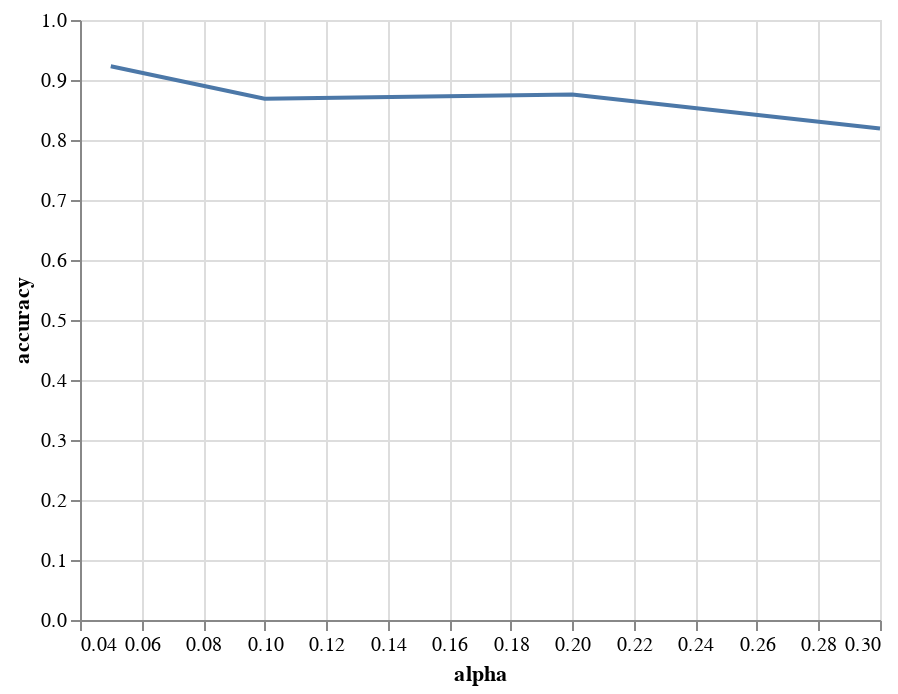

Write notebook code for a chart like this one.
### Code cell
alpha = [.05,.1,.2,.3] 
results=[]


for i,k in enumerate(alpha):
    classifier = SGDClassifier(loss='log', max_iter=1000, alpha=alpha[i], tol=1.0e-12, random_state=123, eta0=100, average=False)
    classifier.fit(X_train_OU, Y_train_OU)
    
    accuracy = accuracy_score(Y_train_OU, classifier.predict(X_train_OU))
    
    results.append({"alpha":alpha[i], "accuracy":accuracy})

df_chart = pd.DataFrame(results) # graph it to easily see which alapha had the most accuracy
alt.Chart(df_chart).mark_line().encode(
    alt.X('alpha'),
    y='accuracy'
)

### Figure 1 — Vega-Lite specification as saved in the notebook (floating-point values rounded to 4 significant figures)
{"config": {"view": {"continuousWidth": 400, "continuousHeight": 300}}, "data": {"name": "data-873b6c28153fefe0a1045d1034335660"}, "mark": "line", "encoding": {"x": {"type": "quantitative", "field": "alpha"}, "y": {"type": "quantitative", "field": "accuracy"}}, "$schema": "https://vega.github.io/schema/vega-lite/v4.8.1.json", "datasets": {"data-873b6c28153fefe0a1045d1034335660": [{"alpha": 0.05, "accuracy": 0.9229}, {"alpha": 0.1, "accuracy": 0.8689}, {"alpha": 0.2, "accuracy": 0.8757}, {"alpha": 0.3, "accuracy": 0.8193}]}}
